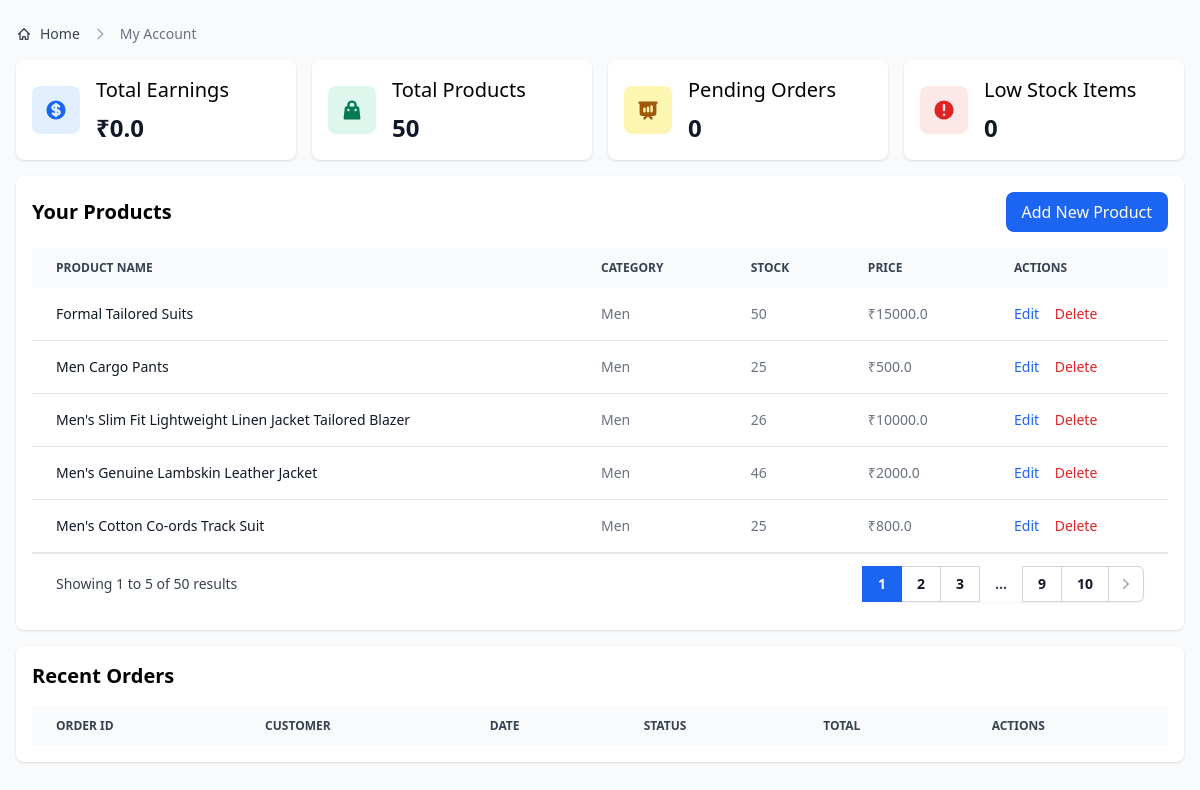
The app's page /seller_dashboard (signed in) with its own data.
### app.py (models this page shows)
class UserDatabase(db.Model, UserMixin):
    __tablename__ = "user_database"  # Explicit table name
    id = db.Column(db.Integer, primary_key=True)
    first_name = db.Column(db.String(150), nullable=False)
    last_name = db.Column(db.String(150), nullable=False)
    phone_number = db.Column(db.String(10), nullable=False)
    address = db.Column(db.String(150), nullable=False)
    email = db.Column(db.String(150), nullable=False, unique=True)
    password = db.Column(db.String(150), nullable=False)
    is_seller = db.Column(db.Boolean, default=False)
    is_admin = db.Column(db.Boolean, default=False)
    is_active = db.Column(db.Boolean, default=True)
    is_banned = db.Column(db.Boolean, default=False)
    created_at = db.Column(db.DateTime, default=datetime.now(timezone("Asia/Kolkata")))
    earning = db.Column(db.Float, default=0)
    cart_items = db.relationship("CartItem", backref="user", lazy=True)
    orders = db.relationship("Order", backref="user", lazy=True)
    reviews = db.relationship("Review", backref="user", lazy=True)

class Product(db.Model):
    __tablename__ = "product"
    id = db.Column(db.Integer, primary_key=True)
    name = db.Column(db.String(200), nullable=False)
    description = db.Column(db.Text, nullable=False)
    price = db.Column(db.Float, nullable=False)
    category = db.Column(db.String(100), nullable=False)
    rating = db.Column(db.Float, default=0)
    stock = db.Column(db.Integer, default=0)
    image = db.Column(db.String(150), nullable=True)
    created_at = db.Column(db.DateTime, default=datetime.now(timezone("Asia/Kolkata")))
    earning = db.Column(db.Float, default=0)
    supplier_id = db.Column(
        db.Integer, db.ForeignKey("user_database.id"), nullable=False
    )
    reviews = db.relationship("Review", backref="product", lazy=True)
    cart_items = db.relationship("CartItem", backref="product", lazy=True)

### app.py (the view)
@app.route("/seller_dashboard")
@login_required
def seller_dashboard():
    if not current_user.is_seller:
        flash("You don't have permission to access the seller dashboard.", "error")
        return redirect(url_for("home"))
    page = request.args.get('page', 1, type=int)
    per_page = 5  # Number of items per page
    products_pagination = Product.query.filter_by(supplier_id=current_user.id)\
        .order_by(Product.created_at.desc())\
        .paginate(page=page, per_page=per_page, error_out=False)
    products = Product.query.filter_by(supplier_id=current_user.id)\
        .order_by(Product.created_at.desc())\
        .all()
    seller_product_ids = [p.id for p in Product.query.filter_by(supplier_id=current_user.id).all()]
    orders = Order.query.join(OrderItem)\
        .filter(OrderItem.product_id.in_(seller_product_ids))\
        .distinct()\
        .all()
    pending_orders = [order for order in orders if order.status == "Pending"]
    low_stock_products = Product.query.filter_by(supplier_id=current_user.id)\
        .filter(Product.stock < 10)\
        .all()
    return render_template(
        "seller/dashboard.html",
        user=current_user,
        products_pagination=products_pagination,
        products=products,  # Add this for the edit modals
        orders=orders,
        pending_orders=pending_orders,
        low_stock_products=low_stock_products,
    )

### app.py (called while the page is built)
@login_manager.user_loader
def load_user(user_id):
    return UserDatabase.query.get(int(user_id))

### templates/seller/dashboard.html (shortened to what this page needs)
<!DOCTYPE html>
<html lang="en">
  <head>
    <link
      rel="stylesheet"
      href="{{url_for('static',filename='dist/css/output.css')}}"
    />
  </head>
  <body class="bg-gray-50">
    <div class="p-4 pt-6">
      <nav class="mb-4 flex" aria-label="Breadcrumb">
        <ol
          class="inline-flex items-center space-x-1 md:space-x-2 rtl:space-x-reverse"
        >
          <li class="inline-flex items-center">
            <a
              href="{{url_for('home')}}"
              class="inline-flex items-center text-sm font-medium text-gray-700 hover:text-primary-600 dark:text-gray-400 dark:hover:text-white"
            >
              Home
            </a>
          </li>
          <li aria-current="page">
            <div class="flex items-center">
              <svg
                class="mx-1 h-4 w-4 text-gray-400 rtl:rotate-180"
                aria-hidden="true"
                xmlns="http://www.w3.org/2000/svg"
                width="24"
                height="24"
                fill="none"
                viewBox="0 0 24 24"
              >
                <path
                  stroke="currentColor"
                  stroke-linecap="round"
                  stroke-linejoin="round"
                  stroke-width="2"
                  d="m9 5 7 7-7 7"
                />
              </svg>
              <span
                class="ms-1 text-sm font-medium text-gray-500 dark:text-gray-400 md:ms-2"
                >My Account</span
              >
            </div>
          </li>
        </ol>
      </nav>
      <div class="grid grid-cols-1 sm:grid-cols-2 lg:grid-cols-4 gap-4 mb-4">
        <div class="bg-white rounded-lg shadow p-4">
          <div class="flex items-center">
            <div
              class="inline-flex flex-shrink-0 justify-center items-center w-12 h-12 text-blue-600 bg-blue-100 rounded-lg"
            >
            </div>
            <div class="ml-4">
              <h3 class="mb-2 text-xl font-medium">Total Earnings</h3>
              <p class="text-2xl font-semibold text-gray-900">
                ₹{{user.earning}}
              </p>
            </div>
          </div>
        </div>
        <div class="bg-white rounded-lg shadow p-4">
          <div class="flex items-center">
            <div
              class="inline-flex flex-shrink-0 justify-center items-center w-12 h-12 text-green-600 bg-green-100 rounded-lg"
            >
            </div>
            <div class="ml-4">
              <h3 class="mb-2 text-xl font-medium">Total Products</h3>
              <p class="text-2xl font-semibold text-gray-900">
                {{products|length}}
              </p>
            </div>
          </div>
        </div>
        <div class="bg-white rounded-lg shadow p-4">
          <div class="flex items-center">
            <div
              class="inline-flex flex-shrink-0 justify-center items-center w-12 h-12 text-yellow-600 bg-yellow-100 rounded-lg"
            >
            </div>
            <div class="ml-4">
              <h3 class="mb-2 text-xl font-medium">Pending Orders</h3>
              <p class="text-2xl font-semibold text-gray-900">
                {{pending_orders|length}}
              </p>
            </div>
          </div>
        </div>
        <div class="bg-white rounded-lg shadow p-4">
          <div class="flex items-center">
            <div
              class="inline-flex flex-shrink-0 justify-center items-center w-12 h-12 text-red-600 bg-red-100 rounded-lg"
            >
              <svg
                class="w-6 h-6"
                fill="currentColor"
                viewBox="0 0 20 20"
                xmlns="http://www.w3.org/2000/svg"
              >
                <path
                  fill-rule="evenodd"
                  d="M18 10a8 8 0 11-16 0 8 8 0 0116 0zm-7 4a1 1 0 11-2 0 1 1 0 012 0zm-1-9a1 1 0 00-1 1v4a1 1 0 102 0V6a1 1 0 00-1-1z"
                  clip-rule="evenodd"
                ></path>
              </svg>
            </div>
            <div class="ml-4">
              <h3 class="mb-2 text-xl font-medium">Low Stock Items</h3>
              <p class="text-2xl font-semibold text-gray-900">
                {{low_stock_products|length}}
              </p>
            </div>
          </div>
        </div>
      </div>
      <div id="products" class="bg-white rounded-lg shadow p-4 mb-4">
        <div class="flex justify-between items-center mb-4">
          <h2 class="text-xl font-bold">Your Products</h2>
          <button
            data-modal-target="add-product-modal"
            data-modal-toggle="add-product-modal"
            class="px-4 py-2 bg-blue-600 text-white rounded-lg hover:bg-blue-700"
          >
            Add New Product
          </button>
        </div>
        <div class="relative overflow-x-auto">
          <table class="w-full text-sm text-left text-gray-500">
            <thead class="text-xs text-gray-700 uppercase bg-gray-50">
              <tr>
                <th scope="col" class="px-6 py-3">Product name</th>
                <th scope="col" class="px-6 py-3">Category</th>
                <th scope="col" class="px-6 py-3">Stock</th>
                <th scope="col" class="px-6 py-3">Price</th>
                <th scope="col" class="px-6 py-3">Actions</th>
              </tr>
            </thead>
            <tbody>
              {% for product in products_pagination.items %}
              <tr class="bg-white border-b">
                <td
                  class="px-6 py-4 font-medium text-gray-900 whitespace-nowrap"
                >
                  {{product.name}}
                </td>
                <td class="px-6 py-4">{{product.category}}</td>
                <td class="px-6 py-4">{{product.stock}}</td>
                <td class="px-6 py-4">₹{{product.price}}</td>
                <td class="px-6 py-4">
                  <button
                    data-modal-target="edit-product-modal-{{product.id}}"
                    data-modal-toggle="edit-product-modal-{{product.id}}"
                    class="font-medium text-blue-600 hover:underline"
                  >
                    Edit
                  </button>
                  <button
                    onclick="deleteProduct('{{product.id}}')"
                    class="font-medium text-red-600 hover:underline ml-3"
                  >
                    Delete
                  </button>
                </td>
              </tr>
              {% endfor %}
            </tbody>
          </table>
          {% if products_pagination.pages > 1 %}
          <div class="flex items-center justify-between border-t border-gray-200 bg-white px-4 py-3 sm:px-6">
            <div class="hidden sm:flex sm:flex-1 sm:items-center sm:justify-between">
              <div>
                <p class="text-sm text-gray-700">
                  Showing
                  <span class="font-medium">{{ (products_pagination.page - 1) * products_pagination.per_page + 1 }}</span>
                  to
                  <span class="font-medium">
                      {% set last_item = products_pagination.page * products_pagination.per_page %}
                      {% if last_item > products_pagination.total %}
                          {{ products_pagination.total }}
                      {% else %}
                          {{ last_item }}
                      {% endif %}
                  </span>
                  of
                  <span class="font-medium">{{ products_pagination.total }}</span>
                  results
                </p>
              </div>
              <div>
                <nav class="isolate inline-flex -space-x-px rounded-md shadow-sm" aria-label="Pagination">
                  {% for page_num in products_pagination.iter_pages(left_edge=2, left_current=2, right_current=2, right_edge=2) %}
                    {% if page_num %}
                      {% if products_pagination.page == page_num %}
                      <span class="relative z-10 inline-flex items-center bg-blue-600 px-4 py-2 text-sm font-semibold text-white focus:z-20 focus-visible:outline focus-visible:outline-2 focus-visible:outline-offset-2 focus-visible:outline-blue-600">
                        {{ page_num }}
                      </span>
                      {% else %}
                      <a href="{{ url_for('seller_dashboard', page=page_num) }}"
                         class="relative inline-flex items-center px-4 py-2 text-sm font-semibold text-gray-900 ring-1 ring-inset ring-gray-300 hover:bg-gray-50 focus:z-20 focus:outline-offset-0">
                        {{ page_num }}
                      </a>
                      {% endif %}
                    {% else %}
                      <span class="relative inline-flex items-center px-4 py-2 text-sm font-semibold text-gray-700">...</span>
                    {% endif %}
                  {% endfor %}
                  {% if products_pagination.has_next %}
                  <a href="{{ url_for('seller_dashboard', page=products_pagination.next_num) }}"
                     class="relative inline-flex items-center rounded-r-md px-2 py-2 text-gray-400 ring-1 ring-inset ring-gray-300 hover:bg-gray-50 focus:z-20 focus:outline-offset-0">
                    <svg class="h-5 w-5" viewBox="0 0 20 20" fill="currentColor" aria-hidden="true">
                      <path fill-rule="evenodd" d="M7.21 14.77a.75.75 0 01.02-1.06L11.168 10 7.23 6.29a.75.75 0 111.04-1.08l4.5 4.25a.75.75 0 010 1.08l-4.5 4.25a.75.75 0 01-1.06-.02z" clip-rule="evenodd" />
                    </svg>
                  </a>
                  {% endif %}
                </nav>
              </div>
            </div>
          </div>
          {% endif %}
        </div>
      </div>
      <div id="orders" class="bg-white rounded-lg shadow p-4">
        <h2 class="text-xl font-bold mb-4">Recent Orders</h2>
        <div class="relative overflow-x-auto">
          <table class="w-full text-sm text-left text-gray-500">
            <thead class="text-xs text-gray-700 uppercase bg-gray-50">
              <tr>
                <th scope="col" class="px-6 py-3">Order ID</th>
                <th scope="col" class="px-6 py-3">Customer</th>
                <th scope="col" class="px-6 py-3">Date</th>
                <th scope="col" class="px-6 py-3">Status</th>
                <th scope="col" class="px-6 py-3">Total</th>
                <th scope="col" class="px-6 py-3">Actions</th>
              </tr>
            </thead>
          </table>
        </div>
      </div>
    </div>
  </body>
</html>

### records on screen
UserDatabase: earning "0.0"
Product: name "Formal Tailored Suits", category "Men", stock "50", price "15000.0"
Product: name "Men Cargo Pants", category "Men", stock "25", price "500.0"
Product: name "Men's Slim Fit Lightweight Linen Jacket Tailored Blazer", category "Men", stock "26", price "10000.0"
Product: name "Men's Genuine Lambskin Leather Jacket", category "Men", stock "46", price "2000.0"
Product: name "Men's Cotton Co-ords Track Suit", category "Men", stock "25", price "800.0"

### other values on screen
{{ products|length }} "50"
{{ pending_orders|length }} "0"
{{ low_stock_products|length }} "0"
{{ (products_pagination.page - 1) * products_pagination.per_page + 1 }} "1"
{{ last_item }} "5"
{{ products_pagination.total }} "50"
{{ page_num }} "1"
{{ page_num }} "2" "3" "9" "10"
